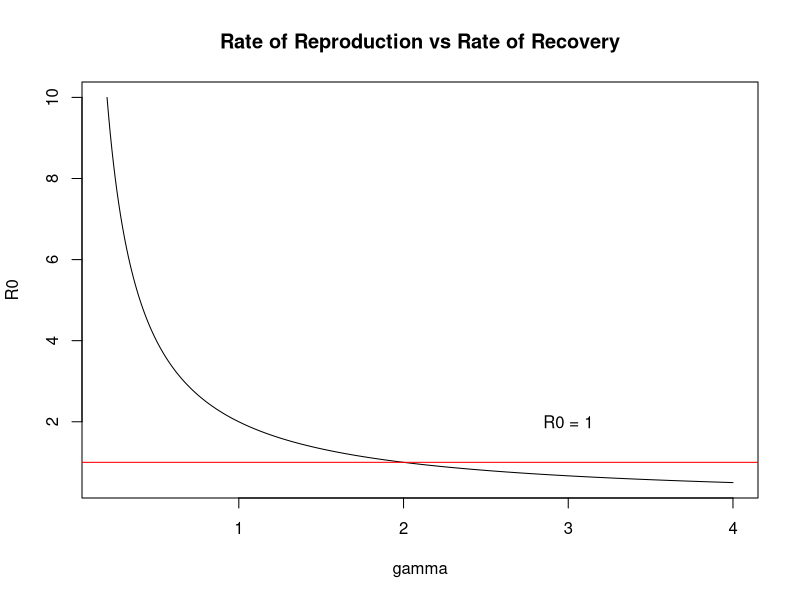
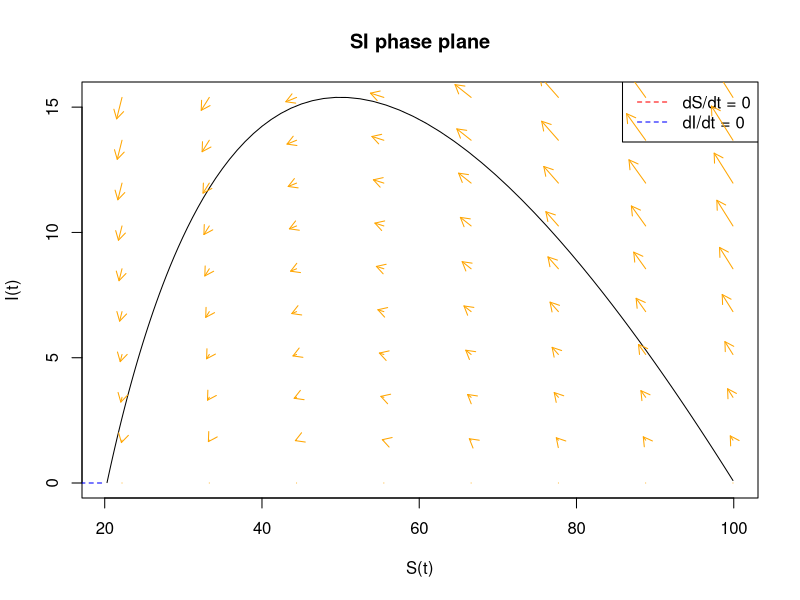
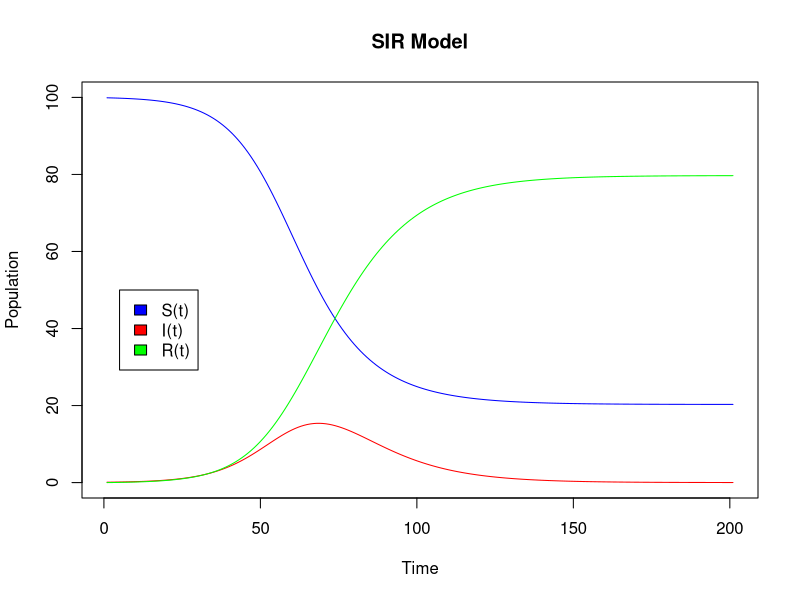
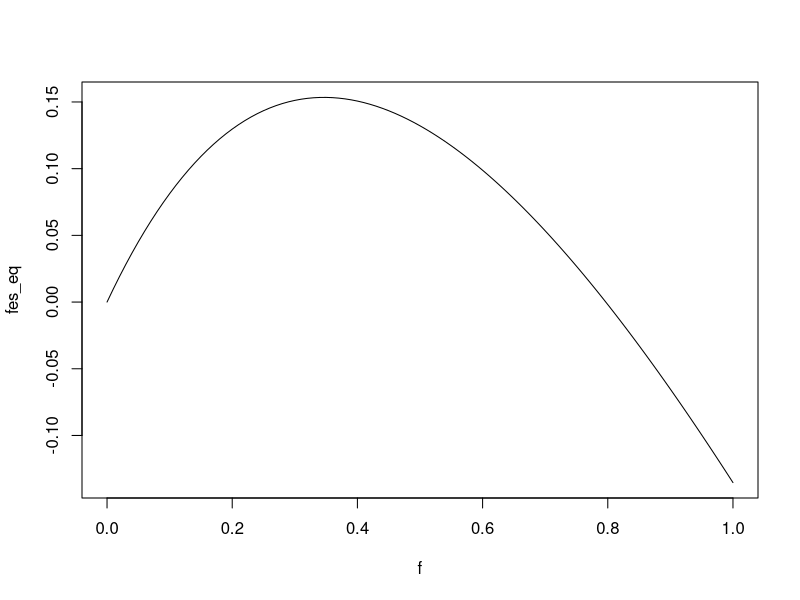
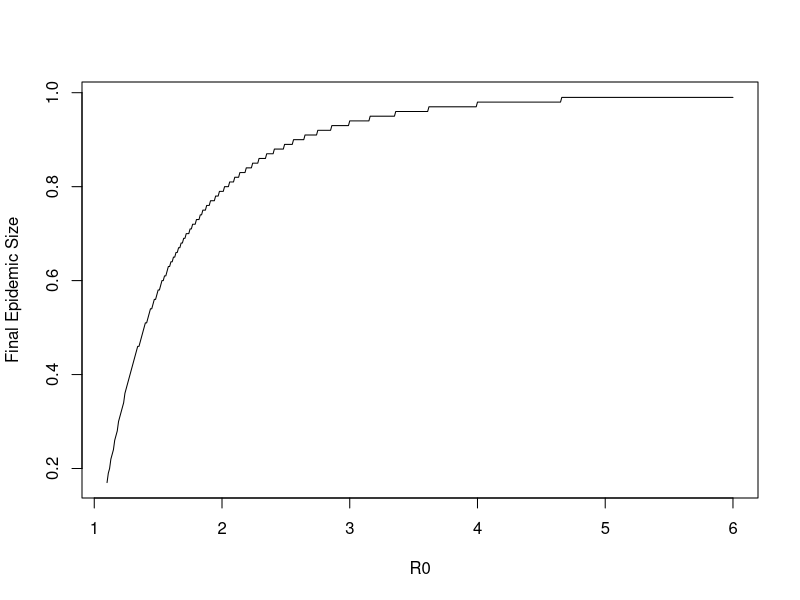

R code for these plots, in order:
## ---- chunk 1
knitr::opts_chunk$set(echo = TRUE)

# IMPORTANT: PACKAGE DESOLVE MUST BE INSTALLED ON YOUR COMPUTER BEFORE RUNNING ANY CODE
library(deSolve)

## ---- chunk 2
R0_calc <- function(b,g,N)
{
   R0 <- b*N/g
  plot(g,R0,type="l",xlab = 'gamma',main = 'Rate of Reproduction vs Rate of Recovery')
  abline (h=1, col="red")
  text(3, 2, "R0 = 1")
}
R0_calc(0.02,seq(from = 0.2, to = 4, by = 0.01),100)

  
## ---- chunk 3
SIR_dydt <- function(t,y,par)
{
  S <- y[1]
  I <- y[2]
  beta <- par[1]
  gamma <- par[2]
  
  dS <- -beta*S*I
  dI <- beta*S*I-gamma*I
  return(list(c(dS,dI)))
  }


S<-c(seq(10,80,10))
storage <- c()
for (i in S) {
  

dI <- 0.02*i*1-1*1
storage <-c(storage,dI)

}
print(storage)

## ---- chunk 4
for (i in 2:length(storage)) {
  if (sign(storage[i]) != sign(storage[i - 1])) {
    critical_density <- S[i]
    break
  }
}
print(paste("Critical density of susceptible individuals:", critical_density))
## ---- chunk 5

beta <-0.02
gamma <- 1
I0 <- 0.1
S0 <- 99.9
t <- seq(0,20,0.1)

SIR_sol_1 <- ode(c(S0,I0), t, SIR_dydt, c(beta,gamma))
plot(SIR_sol_1[,2],SIR_sol_1[,3],type='l', main = 'SI phase plane', xlab =('S(t)'), ylab =('I(t)'))

nullclineS <- seq(0, max(SIR_sol_1[, 1]), length.out = 100)
nullclineI <- rep(gamma/beta, 100)
lines(nullclineS, nullclineI, col = 'red', lty = 2)
lines(nullclineS, rep(0, 100), col = 'blue', lty = 2)
legend('topright', legend = c('dS/dt = 0', 'dI/dt = 0'), col = c('red', 'blue'), lty = 2)

S_values <- seq(0, max(SIR_sol_1[, 2]), length.out = 10)
I_values <- seq(0, max(SIR_sol_1[, 3]), length.out = 10)

for (s in S_values) {
  for (i in I_values) {
    dydt <- SIR_dydt(0, c(s, i), c(beta, gamma))
    dx <- dydt[[1]][1]
    dy <- dydt[[1]][2]
    arrows(s, i, s + dx * 0.1, i + dy * 0.1, length = 0.1, col = "orange")
  }
}




## ---- chunk 6
R<-100-SIR_sol_1[1:201,2]-SIR_sol_1[1:201,3]
R<-round(R,3)

plot(SIR_sol_1[,2],type='l',ylim=c(0,100), main = 'SIR Model', xlab = "Time", ylab = 'Population', col = 'blue')
lines(SIR_sol_1[,3],type='l', col = 'red')
lines(R,type='l', col = 'green')
legend(x=5, y=50, legend = c('S(t)','I(t)','R(t)'), fill = c("blue","red","green"), )

## ---- chunk 7
fes_eq <- function(f,r0)
{
  1-f-exp(-r0*f)

}

## ---- chunk 8
plot(seq(0,1,0.01),fes_eq(seq(0,1,0.01),2), type ='l',xlab = 'f', ylab = 'fes_eq')
## ---- chunk 9
fes0 <-  fes_eq(1,2)
f<-1
while(fes0 <= 0)
  {
fes0 <- fes_eq(f-0.01,2)
f<-f-0.01
}
print(paste("The final epidemic size is f =",f) )
## ---- chunk 10
fes_sol <- function(r0)
{
  f<-1
  fes0<- 1-f-exp(-r0*f)
while(fes0 <= 0)
  {
fes0 <- fes_eq(f-0.01,r0)
f<-f-0.01
}
  return(f)
}

## ---- chunk 11
plot(seq(1.1,6,0.01),lapply(seq(1.1,6,0.01),fes_sol), type='l', xlab = 'R0', ylab = 'Final Epidemic Size',)
